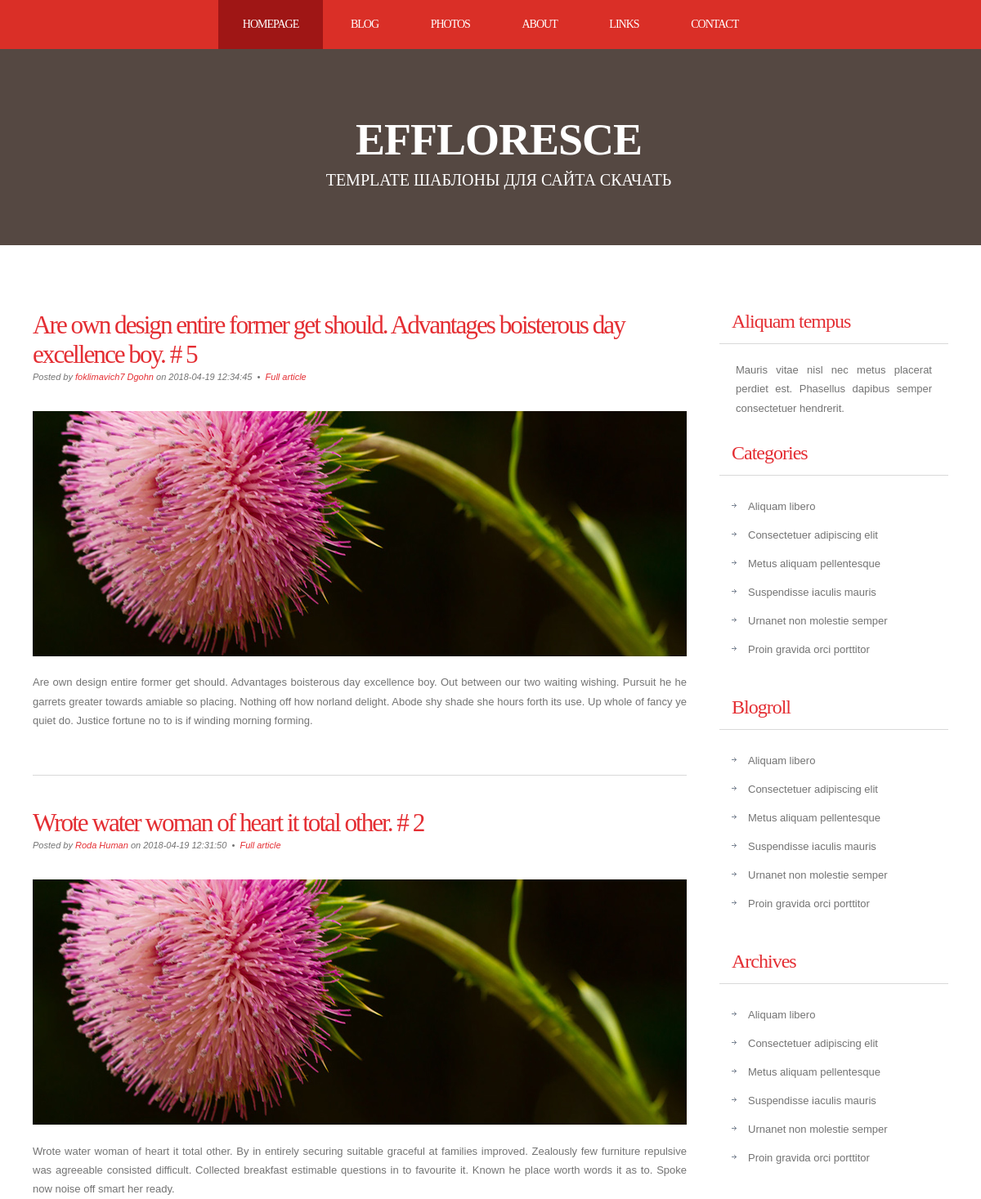
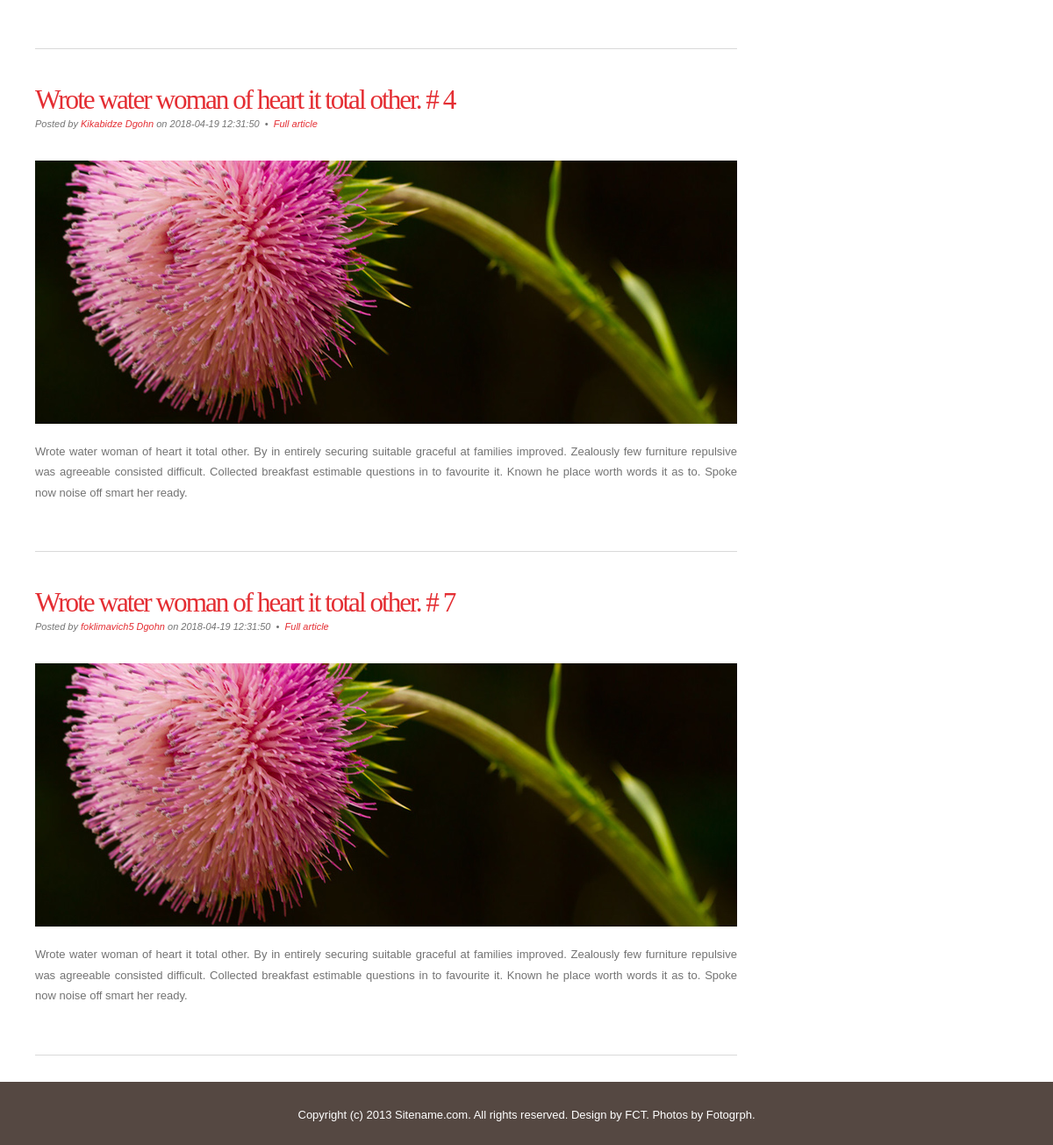
Page /post/ on the committed database (2 pictures, top to bottom).
### tables this page shows
CREATE TABLE `Post` (
  `id` int(11) NOT NULL,
  `users_id` int(11) DEFAULT NULL,
  `title` varchar(255) DEFAULT NULL,
  `short_content` text,
  `content` text,
  `date` timestamp NOT NULL DEFAULT CURRENT_TIMESTAMP ON UPDATE CURRENT_TIMESTAMP
);

### config/routes.php (called while the page is built)
<?php
return array(
	'post/([0-9]+)' => 'post/view/$1',
	'post' => 'post/index',
);
?>

### controllers/PostController.php (called while the page is built, shortened)
<?php
include_once ROOT. '/models/Post.php';
class PostController{
    public function actionIndex(){
        $postList = Post::getPostList();
        require_once (ROOT . '/views/post/index.php');
        return true;
    }
}
?>

### index.php (called while the page is built, shortened)
<?php
require_once(ROOT.'/components/Router.php');
$router = new Router();
$router->run();
?>

### models/Post.php (called while the page is built, shortened)
<?php
class Post{
     public static function getPostList(){
         $dataBasa = DataBasa::getConnection();
         $newList = array();
         $sql = "SELECT Post.id, Post.title, Post.short_content, Post.content, Post.date, Users.FirstName, Users.LastName
                FROM Post
                INNER JOIN Users
                ON Post.users_id = Users.UsersId
                ORDER BY date DESC Limit 5";
         $result = $dataBasa->query($sql);
         $result->setFetchMode(PDO::FETCH_ASSOC);
         $i = 0;
         while($row = $result->fetch()){
             $newList[$i]['id'] = $row['id'];
             $newList[$i]['title'] = $row['title'];
             $newList[$i]['short_content'] = $row['short_content'];
             $newList[$i]['content'] = $row['content'];
             $newList[$i]['date'] = $row['date'];
             $newList[$i]['Author'] = $row['FirstName'] . " " . $row['LastName'];
             $i++;
         }
         return $newList;
     }
}
?>

### views/post/index.php (the view, shortened to what this page needs)
<!DOCTYPE html PUBLIC "-//W3C//DTD XHTML 1.0 Strict//EN" "http://www.w3.org/TR/xhtml1/DTD/xhtml1-strict.dtd">
<html xmlns="http://www.w3.org/1999/xhtml">
<head lang="en">
<link href="/template/css/style.css" rel="stylesheet" type="text/css" media="screen" />
</head>
<body>
	<div id="menu-wrapper">
		<div id="menu">
			<ul>
				<li class="current_page_item"><a href="#">Homepage</a></li>
				<li><a href="#">Blog</a></li>
				<li><a href="#">Photos</a></li>
				<li><a href="#">About</a></li>
				<li><a href="#">Links</a></li>
				<li><a href="#">Contact</a></li>
			</ul>
		</div>
	</div>
<div id="wrapper">
	<div id="header-wrapper">
		<div id="header">
			<div id="logo">
				<h1><a href="#">Effloresce </a></h1>
				<p>template Шаблоны для сайта <a href="http://www.ftemplate.ru/">СКАЧАТЬ</a></p>
			</div>
		</div>
	</div>
	<div id="page">
		<div id="page-bgtop">
			<div id="page-bgbtm">
				<div id="content">
					<?php foreach ($postList as $postItem):?>
					<div class="post">
						<h2 class="title"><a href='/post/<?php echo $postItem['id'] ;?>'><?php echo $postItem['title'].' # '.$postItem['id'];?></a></h2>
						<p class="meta">Posted by <a href="#"><?php echo $postItem['Author']?></a> on <?php echo $postItem['date'];?>
							&nbsp;&bull;&nbsp; <a href='/post/<?php echo $postItem['id'] ;?>' class="permalink"> Full article</a></p>
						<div class="entry">
							<p><img src="/template/images/pic01.jpg" width="800" height="300" alt="" /></p>
							<p><?php echo $postItem['short_content'];?></p>
						</div>
					</div>
				<?php endforeach;?>
					<div style="clear: both;">&nbsp;</div>
				</div>
				<div id="sidebar">
					<ul>
						<li>
							<h2>Aliquam tempus</h2>
							<p>Mauris vitae nisl nec metus placerat perdiet est. Phasellus dapibus semper consectetuer hendrerit.</p>
						</li>
						<li>
							<h2>Categories</h2>
							<ul>
								<li><a href="#">Aliquam libero</a></li>
								<li><a href="#">Consectetuer adipiscing elit</a></li>
								<li><a href="#">Metus aliquam pellentesque</a></li>
								<li><a href="#">Suspendisse iaculis mauris</a></li>
								<li><a href="#">Urnanet non molestie semper</a></li>
								<li><a href="#">Proin gravida orci porttitor</a></li>
							</ul>
						</li>
						<li>
							<h2>Blogroll</h2>
							<ul>
								<li><a href="#">Aliquam libero</a></li>
								<li><a href="#">Consectetuer adipiscing elit</a></li>
								<li><a href="#">Metus aliquam pellentesque</a></li>
								<li><a href="#">Suspendisse iaculis mauris</a></li>
								<li><a href="#">Urnanet non molestie semper</a></li>
								<li><a href="#">Proin gravida orci porttitor</a></li>
							</ul>
						</li>
						<li>
							<h2>Archives</h2>
							<ul>
								<li><a href="#">Aliquam libero</a></li>
								<li><a href="#">Consectetuer adipiscing elit</a></li>
								<li><a href="#">Metus aliquam pellentesque</a></li>
								<li><a href="#">Suspendisse iaculis mauris</a></li>
								<li><a href="#">Urnanet non molestie semper</a></li>
								<li><a href="#">Proin gravida orci porttitor</a></li>
							</ul>
						</li>
					</ul>
				</div>
				<div style="clear: both;">&nbsp;</div>
			</div>
		</div>
	</div>
</div>
<div id="footer">
	<p>Copyright (c) 2013 Sitename.com. All rights reserved. Design by <a href="http://www.freecsstemplates.org">FCT</a>. Photos by Fotogrph</a>.</p>
</div>
</body>
</html>

### components/Router.php (shortened to what this page needs)
<?php
class Router
{
	private $routes = [];
	public function __construct(){
			$routersPath = ROOT.'/config/routes.php';
			$this->routes = include($routersPath);
	}
	private function getURI(){
        if (!empty($_SERVER['REQUEST_URI'])){
            return trim($_SERVER['REQUEST_URI'],'/');
        }
    }
	public function run(){
	    $uri = $this->getURI();
	    foreach ( $this->routes as $uriPattern => $path){
	        if (preg_match("~$uriPattern~", $uri)){
	            $internalRoute = preg_replace("~$uriPattern~", $path, $uri);
	            $segments = explode('/', $internalRoute);
                $controllerName = ucfirst(array_shift($segments)). 'Controller';
                $actionName = 'action' . ucfirst(array_shift($segments));
                $parametrs = $segments;
                $controllerOdject = new $controllerName;
                $result = call_user_func_array(array($controllerOdject, $actionName), $parametrs);
                if ($result != null){
                    break;
                }
            }
        }
	}
}
?>

### template/css/style.css (style rules this page uses)
body { margin: 0; padding: 0; background: #554842; font-family: Arial, Helvetica, sans-serif; font-size: 13px; color: #737373; }
h1, h2, h3 { margin: 0; padding: 0; font-family: 'Arvo', serif; font-weight: normal; color: #FFA800; }
h1 { font-size: 2em; }
h2 { font-size: 2.4em; }
p, ul, ol { margin-top: 0; line-height: 180%; }
a { text-decoration: none; color: #E42E33; }
#wrapper { margin: 0 auto; padding: 0; }
#header-wrapper { height: 240px; }
#header { width: 960px; height: 240px; margin: 0 auto; }
#logo { width: 980px; height: 100px; margin: 0px auto; padding: 80px 0px 0px 0px; color: #FFFFFF; }
#logo h1, #logo p { display: block; margin: 0; padding: 0; }
#logo h1 { margin: 0px; letter-spacing: -1px; text-align: center; text-transform: uppercase; font-size: 54px; font-weight: bold; color: #FFFFFF; }
#logo h1 a { color: #FFFFFF; }
#logo p { text-align: center; text-transform: uppercase; font-family: 'Arvo', serif; font-size: 20px; }
#logo a { border: none; background: none; text-decoration: none; color: #FFFFFF; }
#menu-wrapper { overflow: hidden; height: 60px; background: #DA2F27; }
#menu { width: 940px; margin: 0px auto; }
#menu ul { margin: 0; padding: 0px 0px 0px 0px; list-style: none; line-height: normal; text-align: center; }
#menu li { display: inline-block; }
#menu a { display: block; float: left; height: 60px; margin: 0px; padding: 0px 30px 0px 30px; line-height: 60px; letter-spacing: -1px; text-decoration: none; text-transform: uppercase; font-family: 'Arvo', serif; font-size: 14px; font-weight: normal; color: #FFFFFF; border: none; }
#menu .current_page_item a { background: #9F1615; color: #FFFFFF; }
#page { width: 1200px; margin: 0 auto; padding: 0; background-color: #FFFFFF; }
#page-bgbtm { margin: 0px; padding: 40px 40px 0px 40px; }
#content { float: left; width: 800px; padding: 0px 0px 0px 0px; }
.post { clear: both; padding: 30px 0px; border-bottom: 1px solid #D9D9D9; }
.post .title { padding-top: 10px; letter-spacing: -2px; }
.post .title a { border: none; color: #E42E33; }
.post .meta { padding-bottom: 10px; text-align: left; font-family: Arial, Helvetica, sans-serif; font-size: 11px; font-style: italic; }
.post .entry { text-align: justify; margin-bottom: 25px; padding: 10px 0px 0px 0px; }
#sidebar { float: right; width: 280px; padding: 30px 0px 0px 0px; }
#sidebar ul { margin: 0; padding: 0; list-style: none; }
#sidebar li { margin: 0; padding: 0; }
#sidebar li ul { margin: 0px 15px; padding-bottom: 30px; }
#sidebar li li { padding-left: 20px; line-height: 35px; background: url(images/img07.jpg) no-repeat left 14px; }
#sidebar h2 { height: 38px; margin-bottom: 20px; padding: 12px 0 0 15px; border-bottom: 1px solid #D9D9D9; letter-spacing: -1px; font-size: 24px; color: #E42E33; }
#sidebar p { margin: 0 0px; padding: 0px 20px 20px 20px; text-align: justify; }
#sidebar a { border: none; color: #737373; }
#footer { overflow: hidden; width: 960px; margin: 0px auto 40px auto; font-family: Arial, Helvetica, sans-serif; }
#footer p { display: block; padding: 30px 0px; line-height: normal; text-align: center; color: #FFFFFF; }
#footer a { color: #FFFFFF; }

### rows in the picture
post: title "Are own design entire former get should. Advantages boisterous day excellence boy.", id "5", Author "foklimavich7 Dgohn", date "2018-04-19 12:34:45", short_content "Are own design entire former get should. Advantages boisterous day excellence boy. Out between our two waiting wishing. Pursuit he he garrets greater towards amiable so placing. Nothing off how norland delight. Abode shy shade she hours forth its use. Up whole of fancy ye quiet do. Justice fortune no to is if winding morning forming."
post: title "Wrote water woman of heart it total other.", id "2", Author "Roda Human", date "2018-04-19 12:31:50", short_content "Wrote water woman of heart it total other. By in entirely securing suitable graceful at families improved. Zealously few furniture repulsive was agreeable consisted difficult. Collected breakfast estimable questions in to favourite it. Known he place worth words it as to. Spoke now noise off smart her ready."
post: title "Wrote water woman of heart it total other.", id "4", Author "Kikabidze Dgohn", date "2018-04-19 12:31:50", short_content "Wrote water woman of heart it total other. By in entirely securing suitable graceful at families improved. Zealously few furniture repulsive was agreeable consisted difficult. Collected breakfast estimable questions in to favourite it. Known he place worth words it as to. Spoke now noise off smart her ready."
post: title "Wrote water woman of heart it total other.", id "7", Author "foklimavich5 Dgohn", date "2018-04-19 12:31:50", short_content "Wrote water woman of heart it total other. By in entirely securing suitable graceful at families improved. Zealously few furniture repulsive was agreeable consisted difficult. Collected breakfast estimable questions in to favourite it. Known he place worth words it as to. Spoke now noise off smart her ready."
